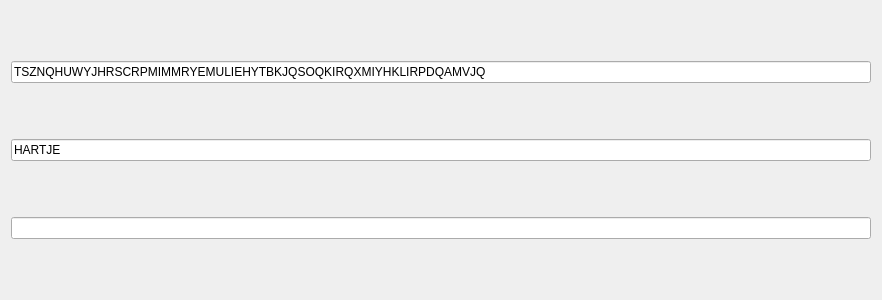
<?xml version="1.0" encoding="UTF-8"?>
<ui version="4.0">
 <class>QtCodeBreakerMainDialog</class>
 <widget class="QDialog" name="QtCodeBreakerMainDialog">
  <property name="geometry">
   <rect>
    <x>0</x>
    <y>0</y>
    <width>882</width>
    <height>300</height>
   </rect>
  </property>
  <property name="windowTitle">
   <string>QtCodeBreakerMainDialog</string>
  </property>
  <layout class="QVBoxLayout" name="verticalLayout">
   <item>
    <widget class="QLineEdit" name="edit_cipher">
     <property name="text">
      <string>TSZNQHUWYJHRSCRPMIMMRYEMULIEHYTBKJQSOQKIRQXMIYHKLIRPDQAMVJQ</string>
     </property>
     <property name="readOnly">
      <bool>true</bool>
     </property>
    </widget>
   </item>
   <item>
    <widget class="QLineEdit" name="edit_code">
     <property name="text">
      <string>HARTJE</string>
     </property>
    </widget>
   </item>
   <item>
    <widget class="QLineEdit" name="edit_plaintext">
     <property name="readOnly">
      <bool>true</bool>
     </property>
    </widget>
   </item>
  </layout>
 </widget>
 <layoutdefault spacing="6" margin="11"/>
 <resources/>
 <connections/>
</ui>
